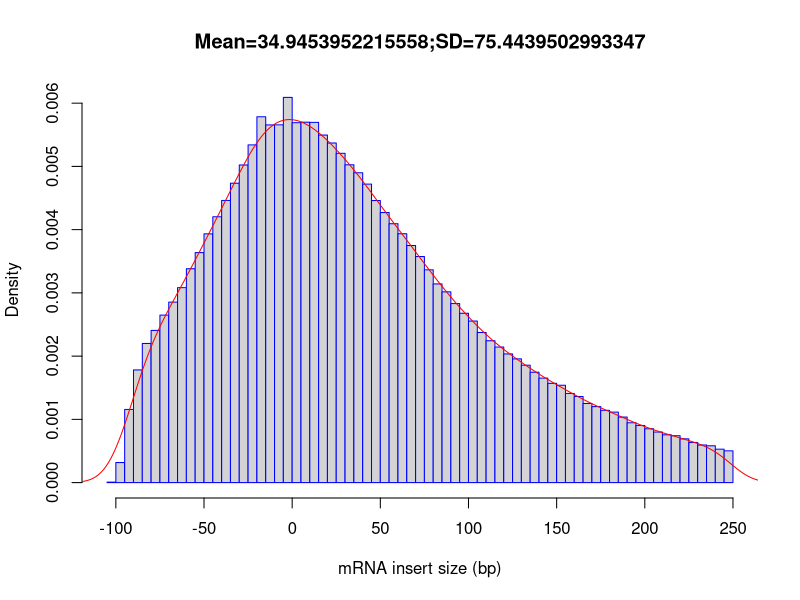

Write R code to recreate this figure.
out_file = 'CF98437'
pdf('CF98437.inner_distance_plot.pdf')
fragsize=rep(c(-247.5,-242.5,-237.5,-232.5,-227.5,-222.5,-217.5,-212.5,-207.5,-202.5,-197.5,-192.5,-187.5,-182.5,-177.5,-172.5,-167.5,-162.5,-157.5,-152.5,-147.5,-142.5,-137.5,-132.5,-127.5,-122.5,-117.5,-112.5,-107.5,-102.5,-97.5,-92.5,-87.5,-82.5,-77.5,-72.5,-67.5,-62.5,-57.5,-52.5,-47.5,-42.5,-37.5,-32.5,-27.5,-22.5,-17.5,-12.5,-7.5,-2.5,2.5,7.5,12.5,17.5,22.5,27.5,32.5,37.5,42.5,47.5,52.5,57.5,62.5,67.5,72.5,77.5,82.5,87.5,92.5,97.5,102.5,107.5,112.5,117.5,122.5,127.5,132.5,137.5,142.5,147.5,152.5,157.5,162.5,167.5,172.5,177.5,182.5,187.5,192.5,197.5,202.5,207.5,212.5,217.5,222.5,227.5,232.5,237.5,242.5,247.5),times=c(0,0,0,0,0,0,0,0,0,0,0,0,0,0,0,0,0,0,0,0,0,0,0,0,0,0,0,0,0,34,1508,5495,8464,10453,11434,12583,13560,14646,16066,17279,18684,19969,21196,22490,23858,25368,27481,26867,26875,28936,27036,27073,27061,26106,25512,24738,23874,23275,22424,21189,20289,19447,18695,17810,16982,15983,14923,14327,13448,12720,12135,11277,10656,10183,9665,9296,8821,8293,7850,7458,7314,6698,6467,5943,5710,5431,5295,4921,4494,4293,4044,3799,3590,3522,3286,3016,2825,2765,2510,2385))
frag_sd = sd(fragsize)
frag_mean = mean(fragsize)
frag_median = median(fragsize)
write(x=c("Name","Mean","Median","sd"), sep="	", file=stdout(),ncolumns=4)
write(c(out_file,frag_mean,frag_median,frag_sd),sep="	", file=stdout(),ncolumns=4)
hist(fragsize,probability=T,breaks=100,xlab="mRNA insert size (bp)",main=paste(c("Mean=",frag_mean,";","SD=",frag_sd),collapse=""),border="blue")
lines(density(fragsize,bw=10),col='red')
dev.off()
